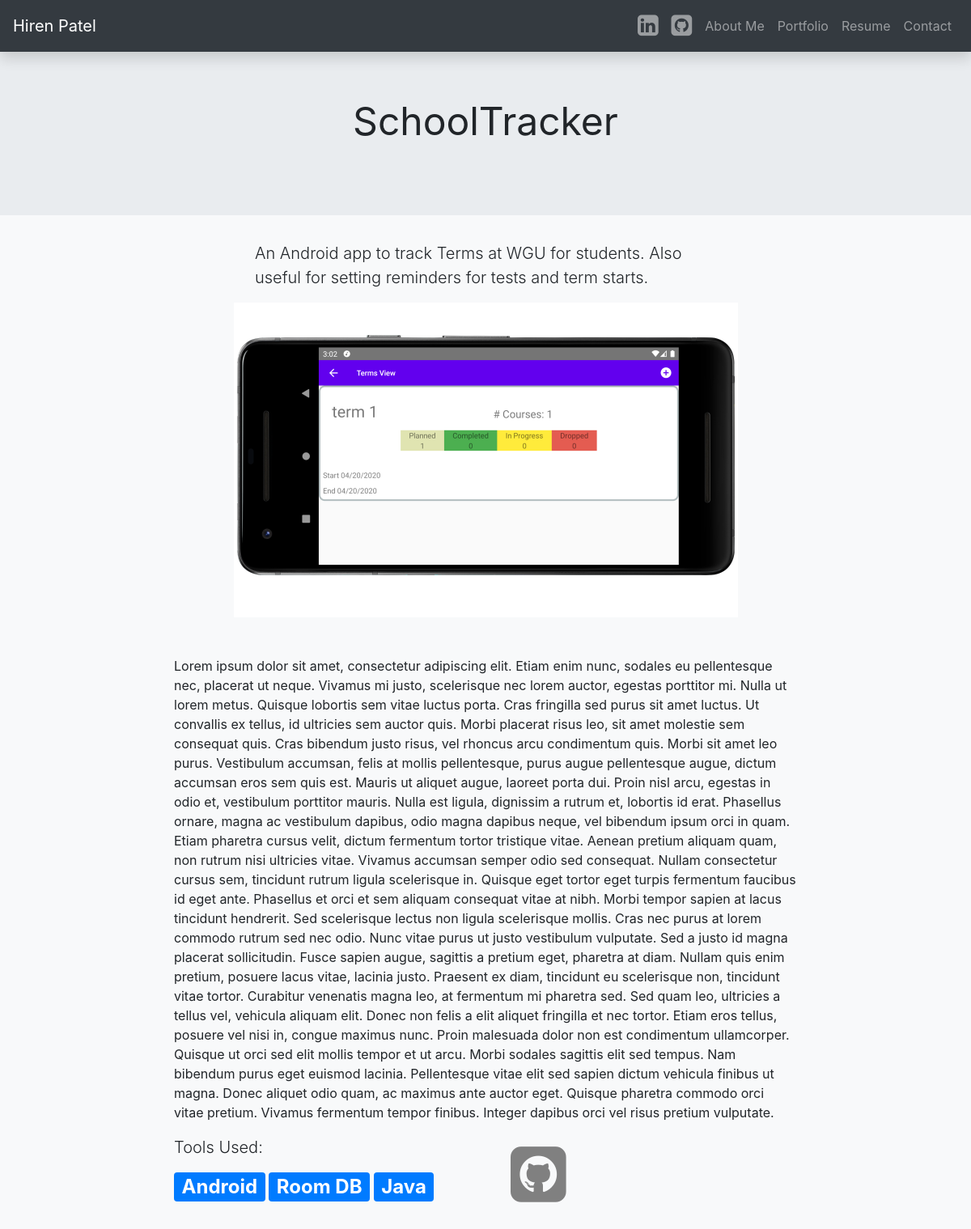
/project/4/, run on the app's committed database.
### resume/models.py (models this page shows, shortened)
class ResumeProject(models.Model):
    start_date = models.DateField(("Start Date"), auto_now=False, auto_now_add=False)
    ongoing = models.BooleanField(("Ongoing"))
    name = models.CharField(("Title"), max_length=50, null=False, blank=False)
    quick_blurb = models.CharField(
        ("Quick Blurb"), max_length=200, null=False, blank=False
    )
    long_description = models.TextField(("Long Description"), blank=True)
    git_link = models.CharField(("Git Link"), max_length=200)
    main_img = models.ImageField(("Image Upload"), upload_to="resume")
    difficulty = models.IntegerField(("Difficulty"), default=0)
    tools_used = models.ManyToManyField("resume.ToolsUsed", verbose_name=("Tools Used"))
    class Meta:
        verbose_name = "ResumeProject"
        verbose_name_plural = "ResumeProjects"

class ToolsUsed(models.Model):
    tool_name = models.CharField(("Tool Name"), max_length=50)
    tool_color = models.CharField(("Tool Color"), max_length=50)

### resume/views.py (the view)
# urls.py: path("project/<pk>/", ProjectDetailView.as_view(), name="project"),
class ProjectDetailView(DetailView):
    model = ResumeProject
    context_object_name = "project"
    template_name = "project_detail.html"
    def get_queryset(self):
        return (
            ResumeProject.objects.filter(pk=self.kwargs["pk"])
            .select_related()
            .prefetch_related()
        )

### templates/project_detail.html (shortened to what this page needs)
{% extends 'main.html' %} {% block main_content %} {% load static %}
<div class="container-fluid bg-light extended_bottom">
  <div class="row justify-content-center project-title-block">
    <div class="col text-center">
      <p>{{project.name}}</p>
    </div>
  </div>
  <div class="row justify-content-center">
    <div class="col-sm-6">
      <p class="lead">{{project.quick_blurb}}</p>
    </div>
  </div>
  <div class="row justify-content-center">
    <div class="col-sm-8 text-center">
      <img src="{{project.main_img.url}}" class="img-fluid" />
    </div>
  </div>
  <div class="row justify-content-center mt-5">
    <div class="col-sm-8 text-center">
      <p class="text-sm-left">
        Lorem ipsum dolor sit amet, consectetur adipiscing elit. Etiam enim
        nunc, sodales eu pellentesque nec, placerat ut neque. Vivamus mi justo,
        scelerisque nec lorem auctor, egestas porttitor mi. Nulla ut lorem
        metus. Quisque lobortis sem vitae luctus porta. Cras fringilla sed purus
        sit amet luctus. Ut convallis ex tellus, id ultricies sem auctor quis.
        Morbi placerat risus leo, sit amet molestie sem consequat quis. Cras
        bibendum justo risus, vel rhoncus arcu condimentum quis. Morbi sit amet
        leo purus. Vestibulum accumsan, felis at mollis pellentesque, purus
        augue pellentesque augue, dictum accumsan eros sem quis est. Mauris ut
        aliquet augue, laoreet porta dui. Proin nisl arcu, egestas in odio et,
        vestibulum porttitor mauris. Nulla est ligula, dignissim a rutrum et,
        lobortis id erat. Phasellus ornare, magna ac vestibulum dapibus, odio
        magna dapibus neque, vel bibendum ipsum orci in quam. Etiam pharetra
        cursus velit, dictum fermentum tortor tristique vitae. Aenean pretium
        aliquam quam, non rutrum nisi ultricies vitae. Vivamus accumsan semper
        odio sed consequat. Nullam consectetur cursus sem, tincidunt rutrum
        ligula scelerisque in. Quisque eget tortor eget turpis fermentum
        faucibus id eget ante. Phasellus et orci et sem aliquam consequat vitae
        at nibh. Morbi tempor sapien at lacus tincidunt hendrerit. Sed
        scelerisque lectus non ligula scelerisque mollis. Cras nec purus at
        lorem commodo rutrum sed nec odio. Nunc vitae purus ut justo vestibulum
        vulputate. Sed a justo id magna placerat sollicitudin. Fusce sapien
        augue, sagittis a pretium eget, pharetra at diam. Nullam quis enim
        pretium, posuere lacus vitae, lacinia justo. Praesent ex diam, tincidunt
        eu scelerisque non, tincidunt vitae tortor. Curabitur venenatis magna
        leo, at fermentum mi pharetra sed. Sed quam leo, ultricies a tellus vel,
        vehicula aliquam elit. Donec non felis a elit aliquet fringilla et nec
        tortor. Etiam eros tellus, posuere vel nisi in, congue maximus nunc.
        Proin malesuada dolor non est condimentum ullamcorper. Quisque ut orci
        sed elit mollis tempor et ut arcu. Morbi sodales sagittis elit sed
        tempus. Nam bibendum purus eget euismod lacinia. Pellentesque vitae elit
        sed sapien dictum vehicula finibus ut magna. Donec aliquet odio quam, ac
        maximus ante auctor eget. Quisque pharetra commodo orci vitae pretium.
        Vivamus fermentum tempor finibus. Integer dapibus orci vel risus pretium
        vulputate.
      </p>
    </div>
  </div>
  <div class="row justify-content-center">
    <div class="col-sm-4">
      <p class="lead">Tools Used:</p>
      {% for tool in project.tools_used.all %}
      <span class="badge badge-primary badge-font-big">{{tool.tool_name}}</span>
      {% endfor %}
    </div>
    <div class="col-sm-4">
      <a class="nav-link" href="{{project.git_link}}"
        ><i
          class="fa fa-github-square fa-6 fa-icon-bigger fa-grey"
          aria-hidden="true"
        ></i
      ></a>
    </div>
  </div>
</div>
{% endblock main_content %}

### resume/static/portfolio/main.css (style rules this page uses)
.project-title-block { background-color: #e9ecef; font-size: 3rem !important; padding: 4rem; margin-bottom: 2rem; }
.extended_bottom { padding-bottom: 3rem; }
.badge-font-big { font-size: 1.5em; }
.fa-icon-bigger { font-size: 5rem; }
.fa-grey { color: gray; }

### data on the page
ResumeProject: name "SchoolTracker", quick_blurb "An Android app to track Terms at WGU for students. Also useful for setting reminders for tests and term starts.", main_img (picture)
ToolsUsed: tool_name "Android"
ToolsUsed: tool_name "Room DB"
ToolsUsed: tool_name "Java"
